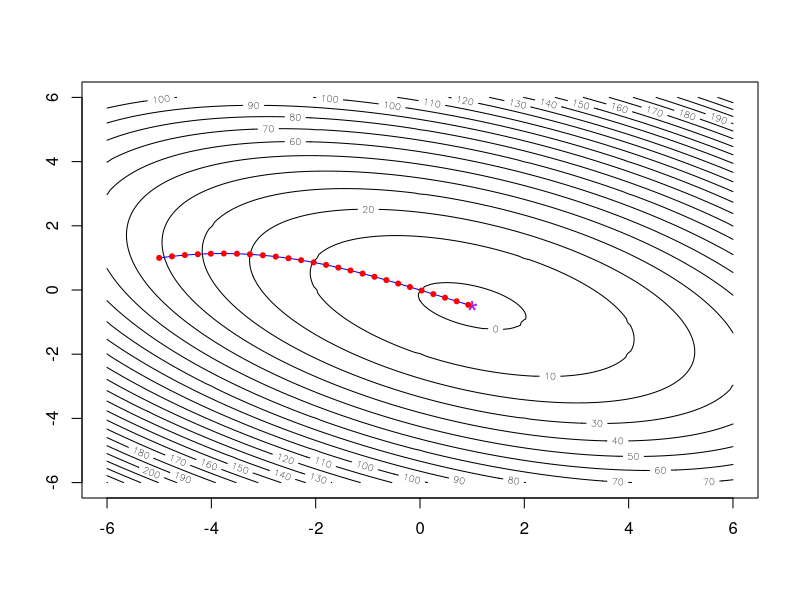

The R script that drew this image:
A = cbind(c(3,2),c(2,6))
b = c(2,-1)
guess = c(-5,1)
steps = 25

# A = cbind(c(1,2),c(2,1))
# b = c(2,2.5)
# guess = c(-4,-4)
# steps = 50

ContourGrad = function(x1,x2) { 
  x = matrix(c(x1,x2),nrow=2)
  y =  .5* t(x) %*% A %*% x - t(b) %*% x 
}

xx = seq(-6, 6, by = .1)
yy = seq(-6, 6, by = .1)
zz = matrix(NA,nrow=length(xx),ncol=length(yy))
for (i in (1:length(xx))) {
  for (j in (1:length(yy)))
    zz[i,j] = ContourGrad(xx[i],yy[j])
}
ResidualWalk = function(A,b,x = rep(0,length(b)),step=.01,n=25) {
  # Walk in the direction of the residual
  # Inputs: symm pos def matrix A, rhs b, number of steps n
  # Output: solution x to Ax=b
  x = cbind(x)
  r = b - A %*% x
  hist = matrix(NA,nrow=2,ncol=n+1)
  hist[,1] = x
  if (n>0){
    for (i in 1:n ) {
      if (max(abs(r)) < 2*10^-16) break
      x = x + step/(sqrt(t(r) %*% r)[1,1]) * r               # take step
      r = b - A %*% x
      hist[,i+1] = x
    }   
  }  
  return(list(x=x,history=hist))
}

contour(xx,yy,zz,nlevels=20)
xstar = solve(A,b)
points(xstar[1],xstar[2],col='purple',pch="*",cex=2)

hh = ResidualWalk(A,b,x=guess,step=.25,n=steps)$history
xxx = hh[1,]
yyy = hh[2,]
lines(xxx,yyy,col='blue')
points(xxx,yyy,col='red',pch=20)